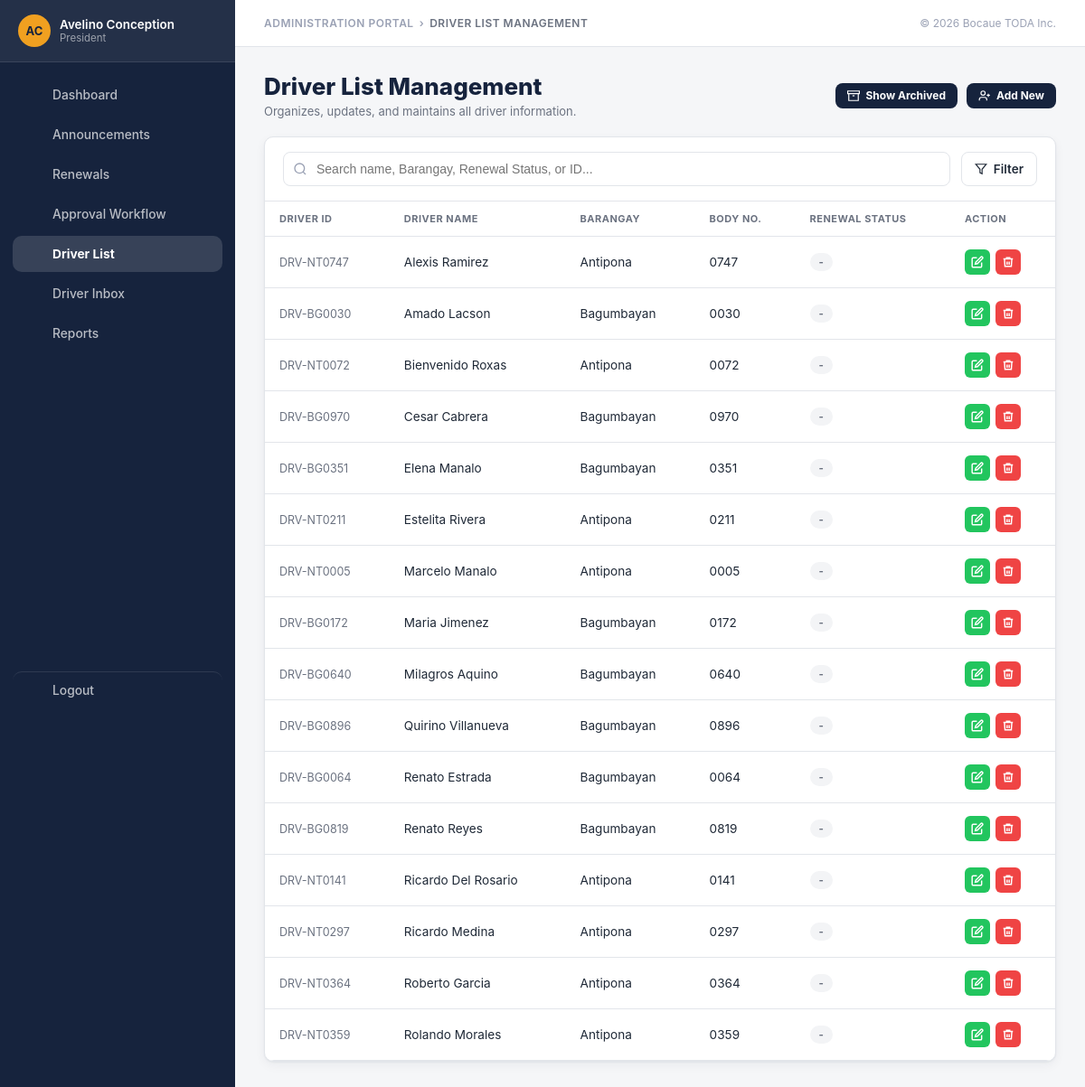
The app's page /Admin_BOFETODA/driver_list.php (signed in) with its own data.
### tables this page shows
CREATE TABLE IF NOT EXISTS officers (
    id              INT UNSIGNED AUTO_INCREMENT PRIMARY KEY,
    officer_id      VARCHAR(20)  NOT NULL UNIQUE,
    name            VARCHAR(100) NOT NULL,
    initials        VARCHAR(5)   NOT NULL,
    password        VARCHAR(255) NOT NULL,
    role            ENUM('president','secretary') NOT NULL,
    is_active       TINYINT(1)   NOT NULL DEFAULT 1,
    created_at      TIMESTAMP    NOT NULL DEFAULT CURRENT_TIMESTAMP,
    updated_at      TIMESTAMP    NOT NULL DEFAULT CURRENT_TIMESTAMP
                                   ON UPDATE CURRENT_TIMESTAMP
);

CREATE TABLE IF NOT EXISTS drivers (
    id              INT UNSIGNED AUTO_INCREMENT PRIMARY KEY,
    driver_id       VARCHAR(20)  NOT NULL UNIQUE,
    name            VARCHAR(100) NOT NULL,
    age             TINYINT UNSIGNED,
    birthday        DATE,
    contact_no      VARCHAR(20),
    address         VARCHAR(255),
    barangay_id     INT UNSIGNED NOT NULL,
    body_no         VARCHAR(20)  NOT NULL,
    color_id        INT UNSIGNED NOT NULL,
    renewal_status  ENUM('-','Pending Renewal','Validated Renewal',
                          'Approved Renewal','Rejected Renewal')
                                 NOT NULL DEFAULT '-',
    password        VARCHAR(255) NOT NULL,
    is_archived     TINYINT(1)   NOT NULL DEFAULT 0,
    created_at      TIMESTAMP    NOT NULL DEFAULT CURRENT_TIMESTAMP,
    updated_at      TIMESTAMP    NOT NULL DEFAULT CURRENT_TIMESTAMP
                                   ON UPDATE CURRENT_TIMESTAMP,
    CONSTRAINT fk_drivers_barangay FOREIGN KEY (barangay_id)
        REFERENCES barangays(barangay_id) ON UPDATE CASCADE,
    CONSTRAINT fk_drivers_color FOREIGN KEY (color_id)
        REFERENCES colors(color_id) ON UPDATE CASCADE,
    INDEX idx_drivers_barangay (barangay_id),
    INDEX idx_drivers_status (renewal_status)
);

CREATE TABLE IF NOT EXISTS barangays (
    barangay_id     INT UNSIGNED AUTO_INCREMENT PRIMARY KEY,
    name            VARCHAR(60) NOT NULL UNIQUE
);

### Admin_BOFETODA/driver_list.php (the view, shortened to what this page needs)
<?php
require_once __DIR__ . '/config.php';
$officer   = current_officer();
$role      = $officer['role'] ?? 'secretary';
$canManage = in_array($role, ['president', 'secretary'], true);
$drivers   = d('drivers');
$isArchived = (($_GET['view'] ?? 'active') === 'archived');
?>
<!DOCTYPE html>
<html lang="en">
<head>
</head>
<body>
<?php render_sidebar('driverlist'); ?>
<div class="main-col">
  <?php render_topbar('Administration Portal', 'Driver list Management', 'Organizes, updates, and maintains all driver information.'); ?>
  <div class="page">
    <div class="header-row">
      <div>
        <h2 class="page-title">
          Driver List Management
        </h2>
        <p class="page-subtitle">Organizes, updates, and maintains all driver information.</p>
      </div>
      <?php if ($canManage): ?>
      <div class="header-btns">
        <?php if ($isArchived): ?>
          <a class="btn btn-primary btn-sm" href="<?= BASE_URL ?>/driver_list.php">
            <svg width="14" height="14" viewBox="0 0 24 24" fill="none" stroke="currentColor" stroke-width="2"><path d="M19 12H5"/><path d="M12 19l-7-7 7-7"/></svg>
            Back
          </a>
        <?php else: ?>
          <a class="btn btn-primary btn-sm" href="<?= BASE_URL ?>/driver_list.php?view=archived">
            <svg width="14" height="14" viewBox="0 0 24 24" fill="none" stroke="currentColor" stroke-width="2"><path d="M21 8v13H3V8"/><path d="M1 3h22v5H1z"/><path d="M10 12h4"/></svg>
            Show Archived
          </a>
        <?php endif; ?>
        <button type="button" class="btn btn-primary btn-sm" data-open-modal="add-driver-modal">
          <svg width="14" height="14" viewBox="0 0 24 24" fill="none" stroke="currentColor" stroke-width="2"><path d="M16 21v-2a4 4 0 0 0-4-4H6a4 4 0 0 0-4 4v2"/><circle cx="9" cy="7" r="4"/><line x1="19" y1="8" x2="19" y2="14"/><line x1="22" y1="11" x2="16" y2="11"/></svg>
          Add New
        </button>
      </div>
      <?php endif; ?>
    </div>
    <div class="card" style="overflow:visible;">
      <div class="filter-bar">
        <input type="search" placeholder="Search name, Barangay, Renewal Status, or ID..." id="drvSearch">
        <button type="button" class="btn-filter" id="filterToggleBtn">
          <svg width="14" height="14" viewBox="0 0 24 24" fill="none" stroke="currentColor" stroke-width="2"><polygon points="22 3 2 3 10 12.46 10 19 14 21 14 12.46 22 3"/></svg>
          Filter
        </button>
      </div>
      <div class="table-wrap drv-table-wrap">
        <table class="drv-table" id="driversTable">
          <thead>
            <tr>
              <th>Driver ID</th>
              <th>Driver Name</th>
              <th>Barangay</th>
              <th>Body No.</th>
              <th>Renewal Status</th>
              <?php if ($canManage): ?><th>Action</th><?php endif; ?>
            </tr>
          </thead>
          <tbody>
            <?php if (!$isArchived): ?>
              <?php foreach ($drivers as $drv): ?>
                <tr class="is-clickable <?= row_class_for_status($drv['status']) ?>" data-open-modal="view-<?= e($drv['driver_id']) ?>" title="View driver details" data-barangay="<?= e($drv['barangay']) ?>" data-status="<?= e($drv['status']) ?>">
                  <td class="id-col"><?= e($drv['driver_id']) ?></td>
                  <td><?= e($drv['name']) ?></td>
                  <td><?= e($drv['barangay']) ?></td>
                  <td><?= e($drv['body_no']) ?></td>
                  <td><span class="badge <?= badge_class_for_status($drv['status']) ?>"><?= e($drv['status']) ?></span></td>
                  <?php if ($canManage): ?>
                  <td>
                    <div class="action-btns" data-stop-row-click>
                      <button type="button" class="icon-btn edit" data-open-modal="edit-<?= e($drv['driver_id']) ?>" title="Edit">
                        <svg viewBox="0 0 24 24" fill="none" stroke="#fff" stroke-width="2.5"><path d="M11 4H4a2 2 0 0 0-2 2v14a2 2 0 0 0 2 2h14a2 2 0 0 0 2-2v-7"/><path d="M18.5 2.5a2.121 2.121 0 0 1 3 3L12 15l-4 1 1-4 9.5-9.5z"/></svg>
                      </button>
                      <button type="button" class="icon-btn delete" data-open-modal="delete-<?= e($drv['driver_id']) ?>" title="Archive">
                        <svg viewBox="0 0 24 24" fill="none" stroke="#fff" stroke-width="2.5"><polyline points="3 6 5 6 21 6"/><path d="M19 6l-1 14H6L5 6"/><path d="M10 11v6M14 11v6"/><path d="M9 6V4h6v2"/></svg>
                      </button>
                    </div>
                  </td>
                  <?php endif; ?>
                </tr>
              <?php endforeach; ?>
            <?php endif; ?>
          </tbody>
        </table>
      </div>
    </div>
  </div>
</div>
</body>
</html>

### Admin_BOFETODA/config.php (shortened to what this page needs)
<?php
function d($key) {
    switch ($key) {
        case 'drivers':           return db_get_drivers(false);
        case 'archived_drivers':  return db_get_drivers(true);
        case 'barangays':         return db_get_barangay_counts();
        case 'colors':            return db_get_colors();
    }
}
function db_get_cycle_start() {
    $pdo = get_pdo();
    return $pdo->query(
        "SELECT created_at FROM announcements WHERE opened_date <= CURDATE() ORDER BY announcement_id DESC LIMIT 1"
    )->fetchColumn();
}
function db_get_drivers($archived) {
    $pdo = get_pdo();
    $cycleStart = db_get_cycle_start();
    if ($cycleStart) {
        $statusExpr = "CASE
                WHEN d.renewal_status IN ('Approved Renewal', 'Rejected Renewal')
                     AND NOT EXISTS (
                         SELECT 1 FROM applications a2
                         WHERE a2.driver_id = d.driver_id AND a2.submitted_at > :cycle_start
                     )
                THEN '-'
                ELSE d.renewal_status
            END AS status";
    } else {
        $statusExpr = 'd.renewal_status AS status';
    }
    $stmt = $pdo->prepare(
        "SELECT d.driver_id, d.name, d.age, d.birthday, d.contact_no AS contact, d.address,
                b.name AS barangay, d.body_no, c.name AS color, $statusExpr,
                d.password
         FROM drivers d
         JOIN barangays b ON b.barangay_id = d.barangay_id
         JOIN colors    c ON c.color_id    = d.color_id
         WHERE d.is_archived = :archived
         ORDER BY d.name"
    );
    $params = ['archived' => $archived ? 1 : 0];
    $stmt->execute($params);
    $rows = $stmt->fetchAll();
    return $rows;
}
function db_get_barangay_counts() {
    $pdo = get_pdo();
    $rows = $pdo->query(
        'SELECT b.name, COUNT(d.driver_id) AS cnt
         FROM barangays b
         LEFT JOIN drivers d ON d.barangay_id = b.barangay_id AND d.is_archived = 0
         GROUP BY b.name
         ORDER BY b.name'
    )->fetchAll();
    $out = [];
    foreach ($rows as $r) {
        $out[$r['name']] = (int) $r['cnt'];
    }
    return $out;
}
function db_get_colors() {
    $pdo = get_pdo();
    return $pdo->query('SELECT name FROM colors ORDER BY name')->fetchAll(PDO::FETCH_COLUMN);
}
function current_officer() {
    $id = $_SESSION['officer_id'];
    $pdo = get_pdo();
    $stmt = $pdo->prepare('SELECT officer_id, name, initials, role, password FROM officers WHERE officer_id = :id AND is_active = 1');
    $stmt->execute(['id' => $id]);
    $row = $stmt->fetch();
    return [
        'id'       => $row['officer_id'],
        'name'     => $row['name'],
        'role'     => $row['role'],
        'initials' => $row['initials'],
        'password' => $row['password'],
    ];
}
function badge_class_for_status($status) {
    $status = strtolower(trim($status));
    if ($status === '-' || str_contains($status, 'unrenewed')) return 'is-neutral';
    return 'is-pending';
}
function row_class_for_status($status) {
    $status = strtolower(trim($status));
    return '';
}
function e($value) { return htmlspecialchars((string) $value, ENT_QUOTES, 'UTF-8'); }
?>
<?php
function nav_icon($name) {
    $icons = [
        'dashboard'   => '<rect x="3" y="3" width="7" height="9" rx="1.5"/><rect x="14" y="3" width="7" height="5" rx="1.5"/><rect x="14" y="12" width="7" height="9" rx="1.5"/><rect x="3" y="16" width="7" height="5" rx="1.5"/>',
        'megaphone'   => '<path d="M3 11l18-5v12L3 13v-2z"/><path d="M11.6 16.8a3 3 0 1 1-5.8-1.6"/>',
        'mail'        => '<rect x="3" y="5" width="18" height="14" rx="2"/><path d="M3 7l9 6 9-6"/>',
        'validate'    => '<path d="M21 12a9 9 0 1 1-3.5-7.1"/><path d="M21 3v6h-6"/><path d="M9 12l2 2 4-4"/>',
        'user'        => '<circle cx="12" cy="8" r="4"/><path d="M4 20c0-4 4-6 8-6s8 2 8 6"/>',
        'check'       => '<path d="M20 6L9 17l-5-5"/>',
        'chart'       => '<path d="M4 20V10"/><path d="M12 20V4"/><path d="M20 20v-7"/>',
        'message'     => '<path d="M21 15a2 2 0 0 1-2 2H7l-4 4V5a2 2 0 0 1 2-2h14a2 2 0 0 1 2 2z"/>',
        'logout'      => '<path d="M9 21H5a2 2 0 0 1-2-2V5a2 2 0 0 1 2-2h4"/><path d="M16 17l5-5-5-5"/><path d="M21 12H9"/>',
    ];
    $path = $icons[$name] ?? '';
    return '<svg viewBox="0 0 24 24" fill="none" stroke="currentColor" stroke-width="2" stroke-linecap="round" stroke-linejoin="round">' . $path . '</svg>';
}
function render_sidebar($active) {
    $officer = current_officer();
    $role = $officer['role'] ?? 'secretary';
    ?>
<aside class="sidebar">
 <div class="sidebar__inner">
  <button type="button" class="sidebar__officer" data-open-modal="profile-modal">
    <div class="sidebar__avatar"><?= e($officer['initials'] ?? '??') ?></div>
    <div>
      <div class="sidebar__officer-name"><?= e($officer['name'] ?? 'Officer') ?></div>
      <div class="sidebar__officer-role"><?= e($role) ?></div>
    </div>
  </button>
  <nav class="sidebar__nav">
    <a class="nav-link <?= $active === 'dashboard' ? 'is-active' : '' ?>" href="<?= BASE_URL ?>/dashboard.php"><span class="nav-link__icon"><?= nav_icon('dashboard') ?></span> Dashboard</a>
    <a class="nav-link <?= $active === 'general_announcements' ? 'is-active' : '' ?>" href="<?= BASE_URL ?>/manage_announcements.php"><span class="nav-link__icon"><?= nav_icon('megaphone') ?></span> Announcements</a>
    <a class="nav-link <?= $active === 'announcements' ? 'is-active' : '' ?>" href="<?= BASE_URL ?>/announcements.php"><span class="nav-link__icon"><?= nav_icon('mail') ?></span> Renewals</a>
    <?php if ($role === 'president'): ?>
      <a class="nav-link <?= $active === 'approval' ? 'is-active' : '' ?>" href="<?= BASE_URL ?>/approval_workflow.php"><span class="nav-link__icon"><?= nav_icon('check') ?></span> Approval Workflow</a>
    <?php endif; ?>
    <a class="nav-link <?= $active === 'driverlist' ? 'is-active' : '' ?>" href="<?= BASE_URL ?>/driver_list.php"><span class="nav-link__icon"><?= nav_icon('user') ?></span> Driver List</a>
    <a class="nav-link <?= $active === 'driver_inbox' ? 'is-active' : '' ?>" href="<?= BASE_URL ?>/driver_inbox.php">
      <span class="nav-link__icon"><?= nav_icon('message') ?></span> Driver Inbox
    </a>
    <?php if ($role === 'president'): ?>
      <a class="nav-link <?= $active === 'reports' ? 'is-active' : '' ?>" href="<?= BASE_URL ?>/reports.php"><span class="nav-link__icon"><?= nav_icon('chart') ?></span> Reports</a>
    <?php endif; ?>
    <a class="nav-link nav-link--logout" href="#" data-open-modal="logout-modal"><span class="nav-link__icon"><?= nav_icon('logout') ?></span> Logout</a>
  </nav>
 </div>
</aside>
<?php
}
function render_topbar($crumb, $title, $sub) {
?>
  <div class="topbar">
    <div>
      <div class="topbar__crumb">
        <span class="topbar__crumb-link"><?= e($crumb) ?></span>
        <span class="topbar__crumb-sep">&rsaquo;</span>
        <span class="topbar__crumb-page"><?= e($title) ?></span>
      </div>
    </div>
    <div class="topbar__meta">&copy; <?= APP_YEAR ?> <?= e(APP_NAME) ?></div>
  </div>
<?php
}
?>

### records on screen
officers: initials "AC", name "Avelino Conception", role "President"
drivers: driver "DRV-NT0747", name "Alexis Ramirez", barangay.name "Antipona", body_no "0747", renewal_status "-"
drivers: driver "DRV-BG0030", name "Amado Lacson", barangay.name "Bagumbayan", body_no "0030", renewal_status "-"
drivers: driver "DRV-NT0072", name "Bienvenido Roxas", barangay.name "Antipona", body_no "0072", renewal_status "-"
drivers: driver "DRV-BG0970", name "Cesar Cabrera", barangay.name "Bagumbayan", body_no "0970", renewal_status "-"
drivers: driver "DRV-BG0351", name "Elena Manalo", barangay.name "Bagumbayan", body_no "0351", renewal_status "-"
drivers: driver "DRV-NT0211", name "Estelita Rivera", barangay.name "Antipona", body_no "0211", renewal_status "-"
drivers: driver "DRV-NT0005", name "Marcelo Manalo", barangay.name "Antipona", body_no "0005", renewal_status "-"
drivers: driver "DRV-BG0172", name "Maria Jimenez", barangay.name "Bagumbayan", body_no "0172", renewal_status "-"
drivers: driver "DRV-BG0640", name "Milagros Aquino", barangay.name "Bagumbayan", body_no "0640", renewal_status "-"
drivers: driver "DRV-BG0896", name "Quirino Villanueva", barangay.name "Bagumbayan", body_no "0896", renewal_status "-"
drivers: driver "DRV-BG0064", name "Renato Estrada", barangay.name "Bagumbayan", body_no "0064", renewal_status "-"
drivers: driver "DRV-BG0819", name "Renato Reyes", barangay.name "Bagumbayan", body_no "0819", renewal_status "-"
drivers: driver "DRV-NT0141", name "Ricardo Del Rosario", barangay.name "Antipona", body_no "0141", renewal_status "-"
drivers: driver "DRV-NT0297", name "Ricardo Medina", barangay.name "Antipona", body_no "0297", renewal_status "-"
drivers: driver "DRV-NT0364", name "Roberto Garcia", barangay.name "Antipona", body_no "0364", renewal_status "-"
drivers: driver "DRV-NT0359", name "Rolando Morales", barangay.name "Antipona", body_no "0359", renewal_status "-"

### other values on screen
$crumb "ADMINISTRATION PORTAL"
$title "DRIVER LIST MANAGEMENT"
APP_YEAR "2026"
APP_NAME "Bocaue TODA Inc."
